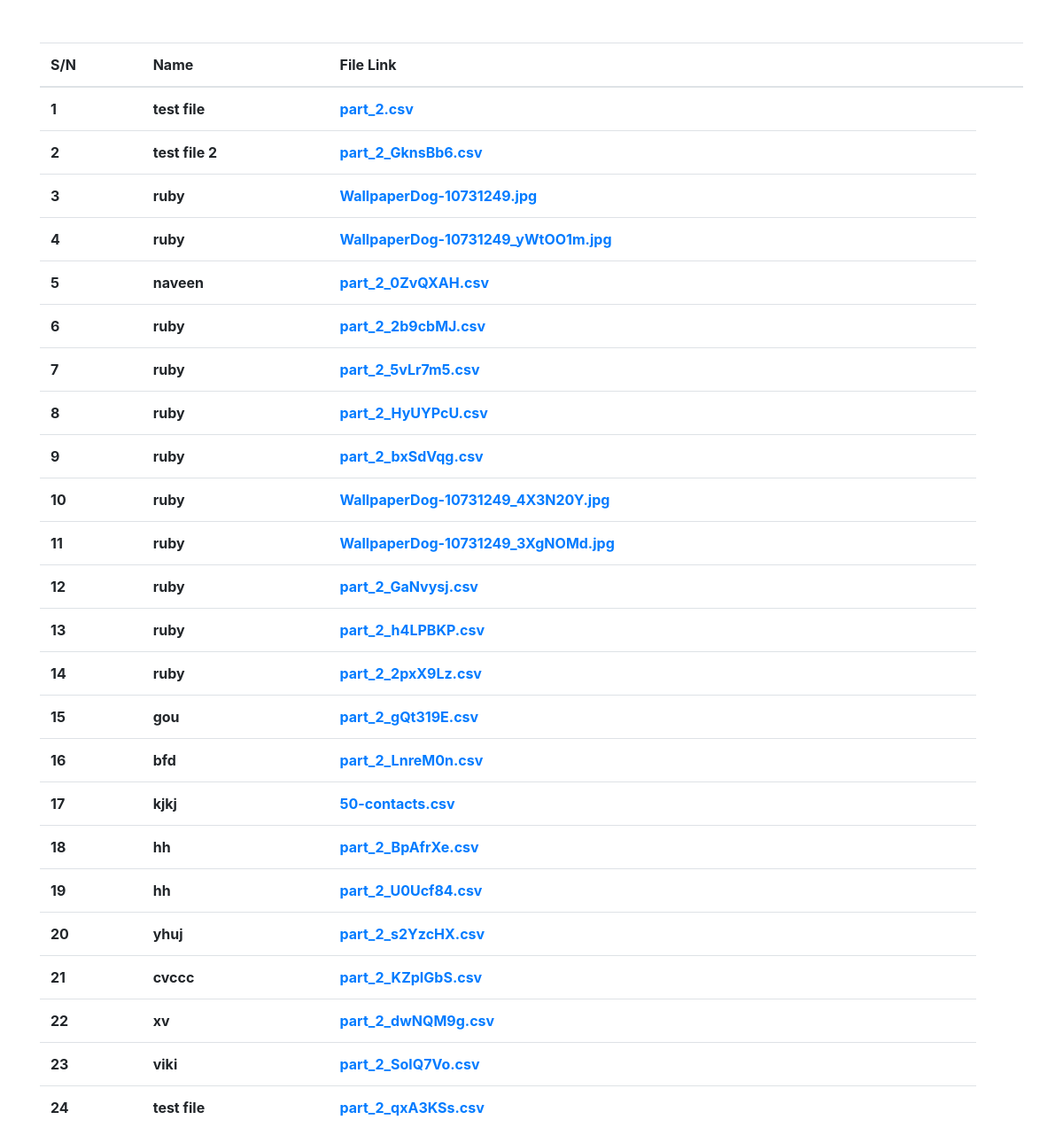
Before: /view with the older database file.
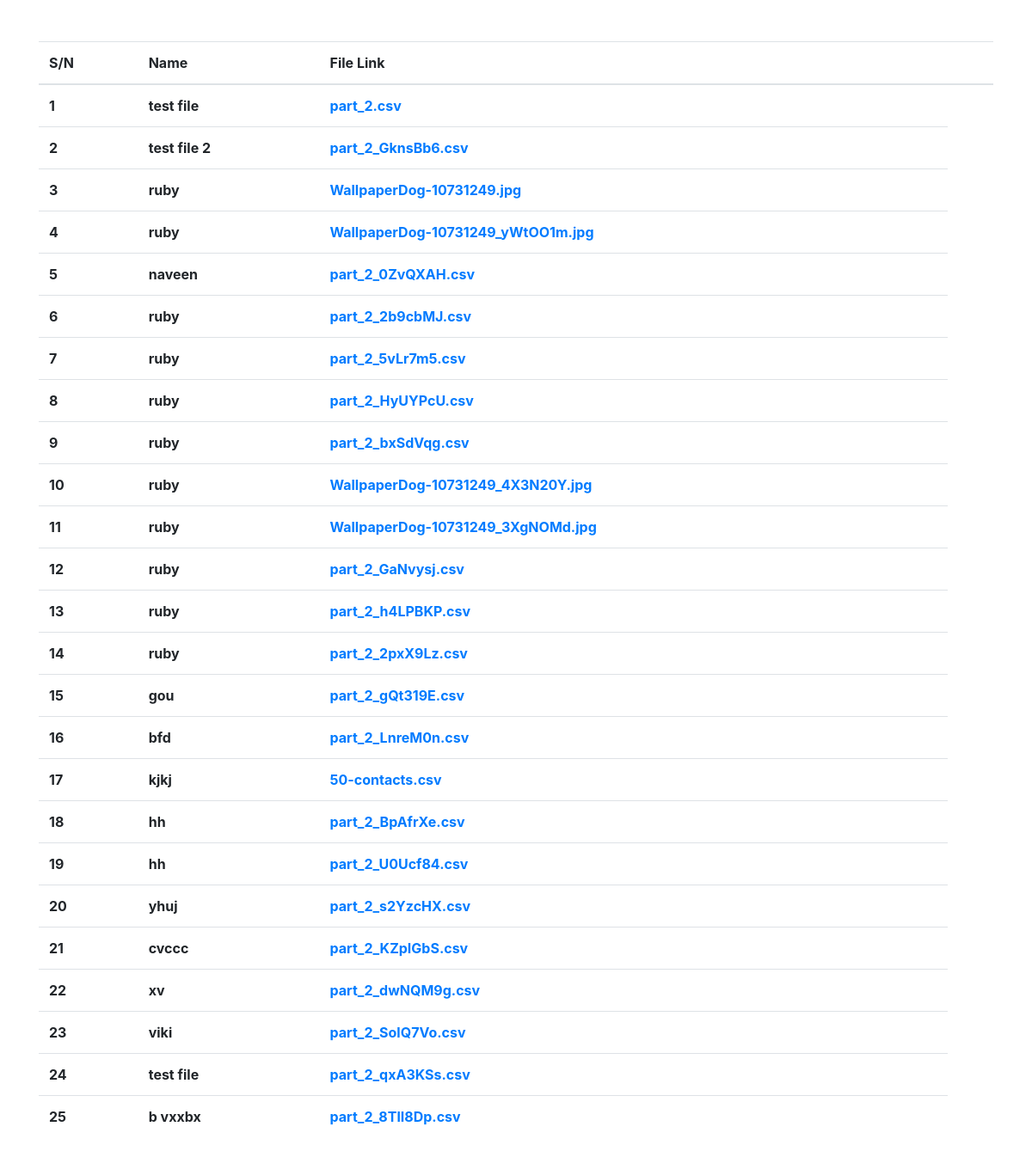
After: the same page with the newer database file.
### web/models.py (models this page shows, shortened)
class FileUploads(models.Model):
    ids = models.AutoField(primary_key=True)
    file_name = models.CharField(max_length=255)
    my_files = models.FileField(upload_to='')

### web/views.py (the view)
# urls.py: path('view', views.show_file, name="view"),
def show_file(request):
    all_data = FileUploads.objects.all()
    context = {
        'data': all_data
    }
    return render(request, 'view.html', context)

### templates/view.html (shortened to what this page needs)
<!DOCTYPE html>
<html lang="en">
    <head>
        <link rel="stylesheet" href="https://maxcdn.bootstrapcdn.com/bootstrap/4.0.0/css/bootstrap.min.css"
 />
    </head>
    <body>
        <div class="container mt-5">
            <div class="row">
                <div class="col-12">
                    <table class="table">
                        <thead>
                            <tr>
                                <th >S/N</th>
                                <th >Name</th>
                                <th >File Link</th>
                                <th ></th>
                            </tr>
                        </thead>
                        <tbody>
                            {% for d in data %}
                            <tr>
                                <th>{{forloop.counter}}</th>
                                <th>{{d.file_name}}</th>
                                <th><a  href="{{d.my_files.url}}">{{d.my_files}}</a></th>
                            </tr>
                            {% endfor %}
                        </tbody>
                    </table>
                </div>
            </div>
        </div>
    </body>
</html>

Changed rows visible on the page:
added FileUploads: file_name "b vxxbx", my_files "part_2_8TlI8Dp.csv"
